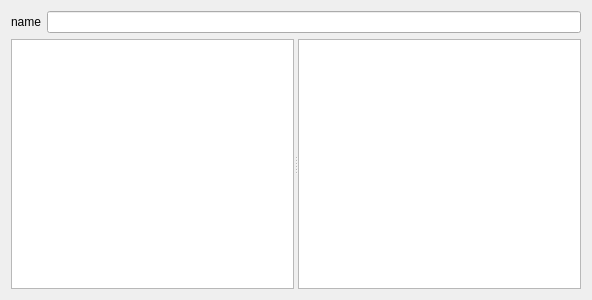
<?xml version="1.0" encoding="UTF-8"?>
<ui version="4.0">
 <class>EntityDescriptorWidget</class>
 <widget class="QWidget" name="EntityDescriptorWidget">
  <property name="geometry">
   <rect>
    <x>0</x>
    <y>0</y>
    <width>592</width>
    <height>300</height>
   </rect>
  </property>
  <property name="windowTitle">
   <string>Form</string>
  </property>
  <layout class="QVBoxLayout" name="verticalLayout">
   <item>
    <layout class="QHBoxLayout" name="horizontalLayout">
     <item>
      <widget class="QLabel" name="label_2">
       <property name="text">
        <string>name</string>
       </property>
      </widget>
     </item>
     <item>
      <widget class="QLineEdit" name="nameLineEdit">
       <property name="readOnly">
        <bool>true</bool>
       </property>
      </widget>
     </item>
    </layout>
   </item>
   <item>
    <widget class="QSplitter" name="splitter">
     <property name="orientation">
      <enum>Qt::Horizontal</enum>
     </property>
     <widget class="QListWidget" name="attrListWidget"/>
     <widget class="QListWidget" name="typeListWidget"/>
    </widget>
   </item>
  </layout>
 </widget>
 <resources/>
 <connections/>
</ui>
